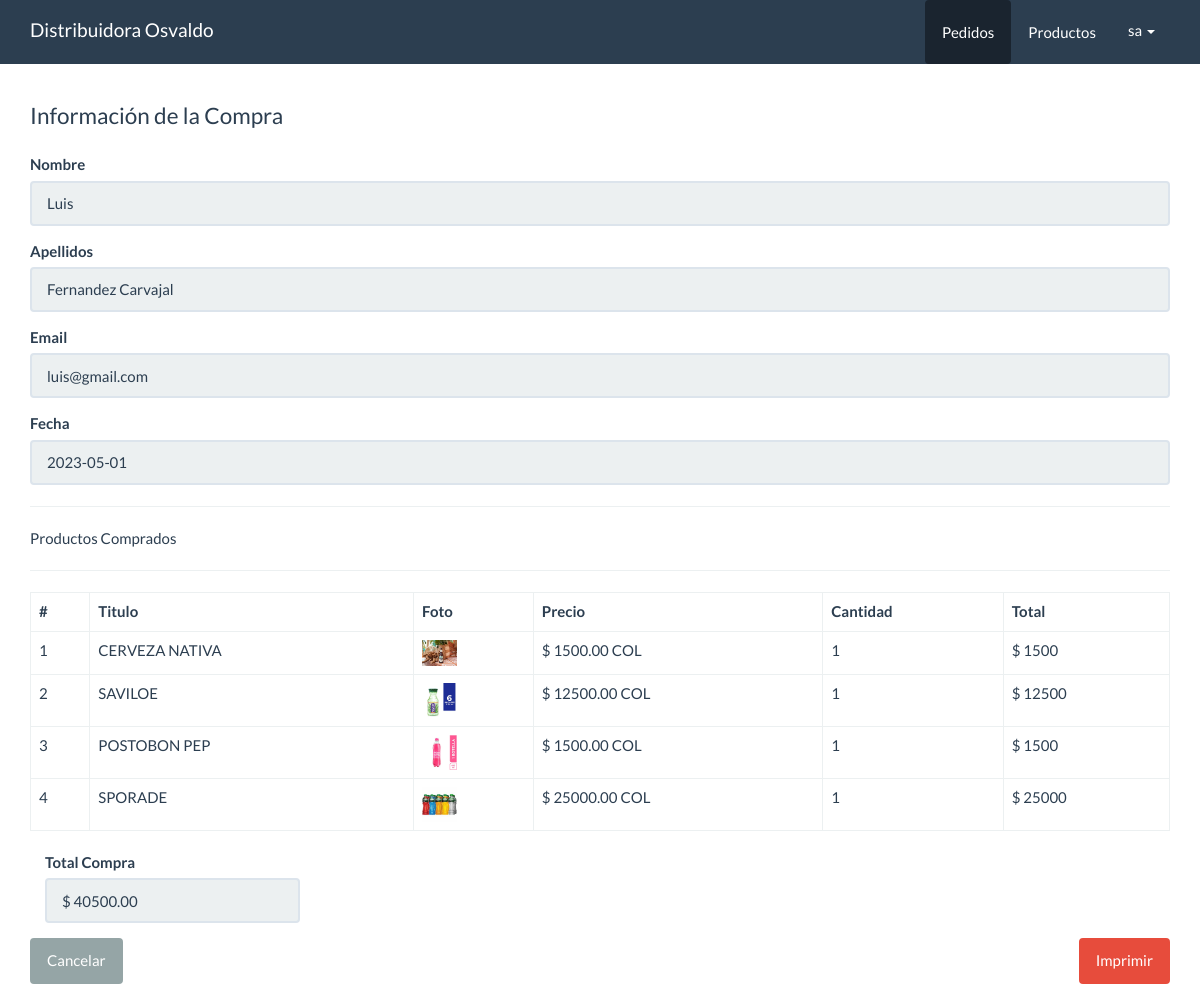
Page /panel/pedidos/ver.php?id=2 (signed in) on the committed database.
### tables this page shows
CREATE TABLE `pedidos` (
  `id` int(10) NOT NULL,
  `cliente_id` int(11) NOT NULL,
  `total` decimal(10,2) NOT NULL,
  `fecha` date NOT NULL,
  `estado` int(11) NOT NULL DEFAULT 1
);

CREATE TABLE `clientes` (
  `id` int(10) NOT NULL,
  `nombre` varchar(80) NOT NULL,
  `apellidos` varchar(100) NOT NULL,
  `email` varchar(50) NOT NULL,
  `telefono` varchar(15) NOT NULL,
  `comentario` varchar(300) NOT NULL
);

CREATE TABLE `detalle_pedidos` (
  `id` int(11) NOT NULL,
  `pedido_id` int(11) NOT NULL,
  `producto_id` int(11) NOT NULL,
  `precio` decimal(10,2) NOT NULL,
  `cantidad` int(11) NOT NULL,
  `estado` int(11) NOT NULL DEFAULT 1
);

CREATE TABLE `productos` (
  `id` int(11) NOT NULL,
  `titulo` varchar(80) NOT NULL,
  `descripcion` varchar(300) NOT NULL,
  `foto` varchar(100) NOT NULL,
  `precio` decimal(10,2) NOT NULL,
  `categoria_id` int(10) NOT NULL,
  `fecha` date NOT NULL,
  `estado` int(11) NOT NULL DEFAULT 1
);

### src/Pedido.php (called while the page is built, shortened)
<?php
class Pedido{
    private $cn = null;
    public function __construct(){
        $this->config = parse_ini_file(__DIR__.'/../config.ini');
        $this->cn = new \PDO( $this->config['dns'], $this->config['usuario'],$this->config['clave'],
        array(
            \PDO::MYSQL_ATTR_INIT_COMMAND => 'SET NAMES utf8'
        ));
    }
    public function mostrarPorId($id){
        $sql = "SELECT p.id, nombre, apellidos, email, total, fecha FROM pedidos p
        INNER JOIN clientes c ON p.cliente_id = c.id WHERE p.id = :id";
        $_array = array(
            ':id'=>$id
        );
        $resultado = $this->cn->prepare($sql);
        if($resultado->execute($_array))
            return $resultado->fetch();
        return false;
    }
    public function mostrarDetallePorIdPedido($id){
        $sql = "SELECT
        dp.id,
        pr.titulo,
        dp.precio,
        dp.cantidad,
        pr.foto
        FROM detalle_pedidos dp
        INNER JOIN productos pr ON pr.id = dp.producto_id
        WHERE dp.pedido_id = :id";
        $resultado = $this->cn->prepare($sql);
        $_array = array(
            ':id'=>$id
        );
        if($resultado->execute($_array))
            return $resultado->fetchAll();
        return false;
    }
}
?>

### panel/pedidos/ver.php (the view, shortened to what this page needs)
<!DOCTYPE html>
<html lang="en">
  <head>
    <link rel="stylesheet" href="../../assets/css/bootstrap.min.css">
    <link rel="stylesheet" href="../../assets/css/estilos.css">
  </head>
  <body>
    <nav class="navbar navbar-default navbar-fixed-top">
      <div class="container">
        <div class="navbar-header">
          <a class="navbar-brand" href="../dashboard.php">Distribuidora Osvaldo</a>
        </div>
        <div id="navbar" class="navbar-collapse collapse">
          <ul class="nav navbar-nav pull-right">
            <li class="active">
              <a href="index.php" class="btn">Pedidos</a>
            </li>
            <li>
              <a href="../productos/index.php" class="btn">Productos</a>
            </li>
            <li class="dropdown">
                <a href="" class="dropdown-toggle" data-toggle="dropdown" role="button"
                aria-haspopup="true" aria-expanded="false"><?php print$_SESSION['usuario_info']['nombre_usuario'] ?> <span class="caret"></span></a>
            </li>
          </ul>
        </div>
      </div>
    </nav>
    <div class="container" id="main">
    <div class="row">
        <div class="col-md-12">
          <fieldset>
            <?php
            $id = $_GET['id'];
            $pedido = new distribuidoraOsvaldo\Pedido;
            $info_pedido = $pedido->mostrarPorId($id);
            $info_detalle_pedido = $pedido->mostrarDetallePorIdPedido($id);
            ?>
            <legend>Información de la Compra</legend>
            <div class="form-group">
                <label>Nombre</label>
                <input value="<?php print $info_pedido['nombre'] ?>" type="text" class="form-control" readonLy>
            </div>
            <div class="form-group">
                <label>Apellidos</label>
                <input value="<?php print $info_pedido['apellidos'] ?>" type="text" class="form-control" readonLy>
            </div>
            <div class="form-group">
                <label>Email</label>
                <input value="<?php print $info_pedido['email'] ?>" type="text" class="form-control" readonLy>
            </div>
            <div class="form-group">
                <label>Fecha</label>
                <input value="<?php print $info_pedido['fecha'] ?>" type="text" class="form-control" readonLy>
            </div>
            <hr>
            Productos Comprados
            <hr>
            <table class="table table-bordered">
                    <thead>
                        <tr>
                            <th>#</th>
                            <th>Titulo</th>
                            <th>Foto</th>
                            <th>Precio</th>
                            <th>Cantidad</th>
                            <th>
                                Total
                            </th>
                        </tr>
                    </thead>
                    <tbody>
                    <?php
                    $cantidad = count($info_detalle_pedido);
                    if($cantidad > 0){
                      $c = 0;
                      for($x = 0; $x < $cantidad; $x++){
                        $c++;
                        $item = $info_detalle_pedido[$x];
                        $total = $item['precio'] * $item['cantidad'];
                    ?>
                        <tr>
                            <td><?php print $c ?></td>
                            <td><?php print $item['titulo'] ?></td>
                            <td>
                                <?php
                                    $foto = '../../upload/'.$item['foto'];
                                        if(file_exists($foto)){
                                ?>
                                        <img src=" <?php print $foto ?> " width="35">
                                <?php }else{?>
                                        SIN FOTO
                                <?php }?>
                            </td>
                            <td>$ <?php print $item['precio'] ?> COL</td>
                            <td><?php print $item['cantidad'] ?></td>
                            <td>
                            $ <?php print $total ?>
                            </td>
                        </tr>
                        <?php
                      }
                        }else{
                        ?>
                         <tr>
                            <td colspan="6">NO HAY REGISTROS</td>
                        <?php }
                        ?>
                    </tbody>
                </table>
                <div class="col-md-3">
                    <div class="form-group">
                        <label>Total Compra</label>
                        <input value="$ <?php print $info_pedido['total'] ?>" type="text" class="form-control" readonLy>
                    </div>
                </div>
          </fieldset>
          <div class="pull-left">
            <a href="index.php" class="btn btn-default hidden-print">Cancelar</a>
          </div>
          <div class="pull-right">
            <a href="javascript;" id="btnImprimir" class="btn btn-danger hidden-print">Imprimir</a>
          </div>
        </div>
    </div>
    </div>
  </body>
</html>

### assets/css/estilos.css (style rules this page uses)
#main { margin-top: 100px; }

### rows in the picture
pedidos: cliente.nombre "Luis", cliente.apellidos "Fernandez Carvajal", cliente.email "luis@gmail.com", fecha "2023-05-01", total "$ 40500.00"
detalle_pedidos: producto.titulo "CERVEZA NATIVA", producto.foto (picture), precio "1500.00", cantidad "1", total "1500"
detalle_pedidos: producto.titulo "SAVILOE", producto.foto (picture), precio "12500.00", cantidad "1", total "12500"
detalle_pedidos: producto.titulo "POSTOBON PEP", producto.foto (picture), precio "1500.00", cantidad "1", total "1500"
detalle_pedidos: producto.titulo "SPORADE", producto.foto (picture), precio "25000.00", cantidad "1", total "25000"

### other values in the picture
$_SESSION['usuario_info']['nombre_usuario'] "sa"
